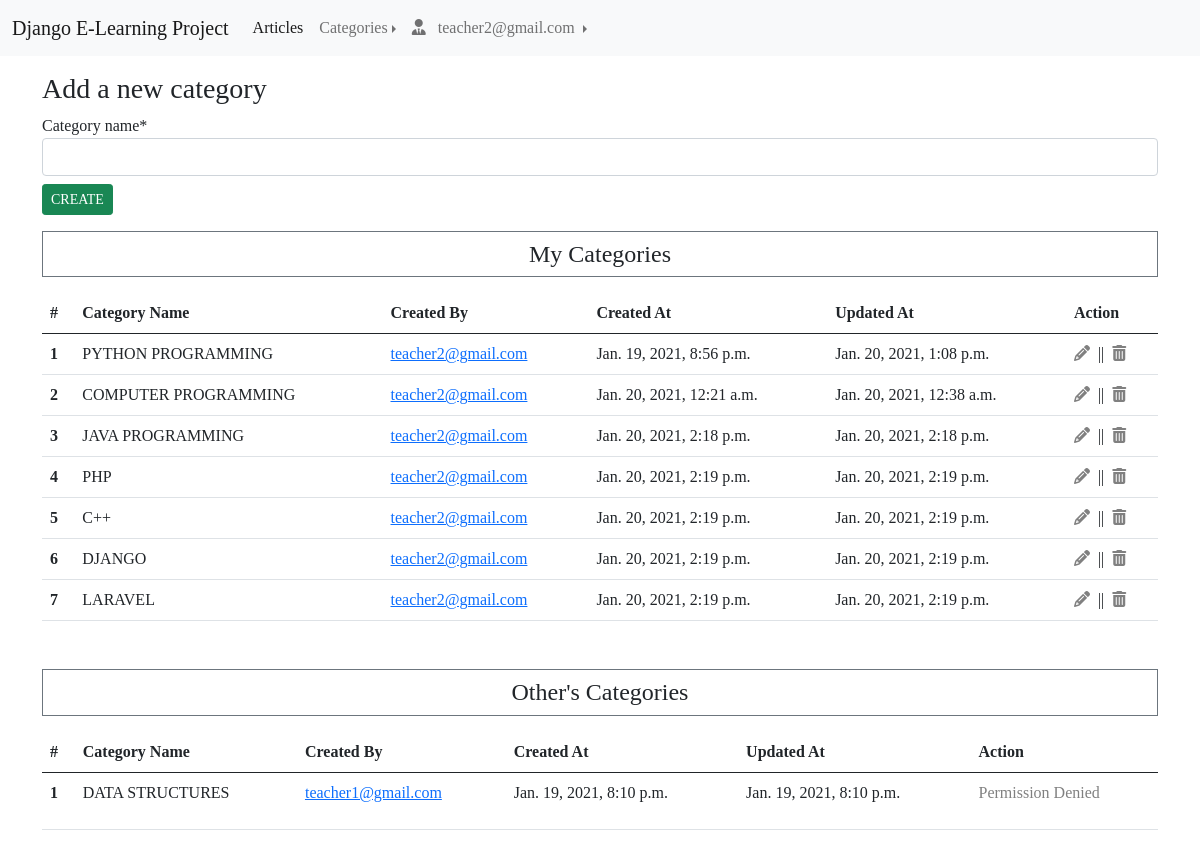
Screenshot of /articles/add-category/ (signed in) with the database file from the repository.
### App_Login/models.py (models this page shows, shortened)
class User(AbstractBaseUser, PermissionsMixin):
    email = models.EmailField(unique=True, null=False)
    is_staff = models.BooleanField(
        ugettext_lazy('staff_status'),
        default=False,
        help_text=ugettext_lazy('Designates weather the user can log in this site')
    )
    is_active = models.BooleanField(
        ugettext_lazy('active'),
        default=True,
        help_text=ugettext_lazy('Designates weather this user should be treated as active. Unselect this insist of deleting account.')
    )
    USERNAME_FIELD = 'email'
    objects = MyUserManager()
    def __str__(self):
        return self.email

### App_Article/models.py (models this page shows, shortened)
class Category(models.Model):
    category_name = models.CharField(max_length=100, unique=True, blank=False, null=False)
    created_by = models.ForeignKey(User, on_delete=models.DO_NOTHING, related_name='user_categories')
    created_at = models.DateTimeField(auto_now_add=True)
    updated_at = models.DateTimeField(auto_now=True)
    class Meta:
        verbose_name_plural = 'Categories'

### App_Article/views.py (the view, shortened to what this page needs)
# urls.py: path('add-category/', views.add_category, name='add_category'),
@login_required
def add_category(request):
    form = CategoryForm
    my_categories = Category.objects.filter(created_by=request.user)
    other_categories = Category.objects.all().exclude(created_by=request.user)
    return render(request, 'App_Article/add_category.html', context={'form': form, 'my_categories': my_categories,
                                                                     'other_categories': other_categories})

### templates/App_Article/add_category.html (shortened to what this page needs)
{% extends 'base.html' %}
{% load crispy_forms_tags %}
{% block body_block %}
    <div class="container">
        <h3>Add a new category</h3>
        <form method="POST">
            {{ form|crispy }}
            <input class="btn btn-success btn-sm mt-2" type="submit" value="CREATE" />
        </form>
        <div class="categories mt-3">
            <h4 class="text-center mb-3 p-2 border border-secondary">My Categories</h4>
            <table class="table mb-5">
              <thead>
                <tr>
                  <th scope="col">#</th>
                  <th scope="col">Category Name</th>
                  <th scope="col">Created By</th>
                  <th scope="col">Created At</th>
                  <th scope="col">Updated At</th>
                  <th scope="col">Action</th>
                </tr>
              </thead>
              <tbody>
                  {% for my_category in my_categories %}
                    <tr>
                      <th scope="row">{{ forloop.counter }}</th>
                      <td>{{ my_category.category_name }}</td>
                      <td><a href="">{{ my_category.created_by }}</a></td>
                      <td>{{ my_category.created_at }}</td>
                      <td>{{ my_category.updated_at }}</td>
                      <td>
                          {% ifequal my_category.created_by user %}
                            <a class="me-1" href="javascript:void(0)" onclick="edit_category(event, '{{ my_category.pk }}', '{{ my_category.category_name }}')"><i class="fas fa-pencil-alt" style="color: gray"></i></a> || <a class="ms-1" href="javascript:void(0)" onclick="delete_category(event, '{{ my_category.pk }}')"><i class="fas fa-trash-alt" style="color: gray"></i></a>
                          {% else %}
                              <p style="color: gray; cursor: not-allowed">Permission Denied</p>
                          {% endifequal %}
                      </td>
                    </tr>
                  {% endfor %}
              </tbody>
            </table>
            <h4 class="text-center mb-3 p-2 border border-secondary">Other's Categories</h4>
            <table class="table mb-5">
              <thead>
                <tr>
                  <th scope="col">#</th>
                  <th scope="col">Category Name</th>
                  <th scope="col">Created By</th>
                  <th scope="col">Created At</th>
                  <th scope="col">Updated At</th>
                  <th scope="col">Action</th>
                </tr>
              </thead>
              <tbody>
                  {% for other_category in other_categories %}
                    <tr>
                      <th scope="row">{{ forloop.counter }}</th>
                      <td>{{ other_category.category_name }}</td>
                      <td><a href="">{{ other_category.created_by }}</a></td>
                      <td>{{ other_category.created_at }}</td>
                      <td>{{ other_category.updated_at }}</td>
                      <td>
                          {% ifequal other_category.created_by user %}
                            <a class="me-1" href="javascript:void(0)" onclick="edit_category(event, '{{ other_category.pk }}', '{{ other_category.category_name }}')"><i class="fas fa-pencil-alt" style="color: gray"></i></a> || <a class="ms-1" href="javascript:void(0)" onclick="delete_category(event, '{{ other_category.pk }}')"><i class="fas fa-trash-alt" style="color: gray"></i></a>
                          {% else %}
                              <p style="color: gray; cursor: not-allowed">Permission Denied</p>
                          {% endifequal %}
                      </td>
                    </tr>
                  {% endfor %}
              </tbody>
            </table>
        </div>
    </div>
{% endblock %}

### templates/navbar.html (shortened to what this page needs)
{% load custom_tags %}
<nav style="z-index: 1;" class="navbar navbar-expand-lg navbar-light bg-light">
  <div class="container-fluid">
    <a class="navbar-brand" href="{% url 'App_Article:home' %}">Django E-Learning Project</a>
    <div class="collapse navbar-collapse justify-content-start" id="navbarSupportedContent">
      <ul class="navbar-nav">
        <li class="nav-item">
          <a class="nav-link active" aria-current="page" href="{% url 'App_Article:home' %}">Articles</a>
        </li>
        <li class="nav-item dropdown dropend">
            <a class="nav-link dropdown-toggle" href="#" id="categoryDropdown" role="button" data-bs-toggle="dropdown" aria-expanded="false">Categories</a>
        </li>
        <li class="nav-item dropdown dropend">
          <a class="nav-link dropdown-toggle" href="#" id="navbarDropdown" role="button" data-bs-toggle="dropdown" aria-expanded="false">
             <i class="fas fa-user-tie"></i>&nbsp;&nbsp;
              {% if user.is_authenticated %}
                {% if user.profile.full_name %}
                    {{ user.profile.full_name }}
                {% else %}
                    {{ user.email }}
                {% endif %}
              {% else %}None{% endif %}
          </a>
        </li>
      </ul>
    </div>
  </div>
</nav>

### static/css/main.css (style rules this page uses)
body { font-family: "Times New Roman"; }

### rows the page displays
User: email "teacher2@gmail.com"
Category: category_name "PYTHON PROGRAMMING", created_by "teacher2@gmail.com", created_at "Jan. 19, 2021, 8:56 p.m.", updated_at "Jan. 20, 2021, 1:08 p.m."
Category: category_name "COMPUTER PROGRAMMING", created_by "teacher2@gmail.com", created_at "Jan. 20, 2021, 12:21 a.m.", updated_at "Jan. 20, 2021, 12:38 a.m."
Category: category_name "JAVA PROGRAMMING", created_by "teacher2@gmail.com", created_at "Jan. 20, 2021, 2:18 p.m.", updated_at "Jan. 20, 2021, 2:18 p.m."
Category: category_name "PHP", created_by "teacher2@gmail.com", created_at "Jan. 20, 2021, 2:19 p.m.", updated_at "Jan. 20, 2021, 2:19 p.m."
Category: category_name "C++", created_by "teacher2@gmail.com", created_at "Jan. 20, 2021, 2:19 p.m.", updated_at "Jan. 20, 2021, 2:19 p.m."
Category: category_name "DJANGO", created_by "teacher2@gmail.com", created_at "Jan. 20, 2021, 2:19 p.m.", updated_at "Jan. 20, 2021, 2:19 p.m."
Category: category_name "LARAVEL", created_by "teacher2@gmail.com", created_at "Jan. 20, 2021, 2:19 p.m.", updated_at "Jan. 20, 2021, 2:19 p.m."
Category: category_name "DATA STRUCTURES", created_by "teacher1@gmail.com", created_at "Jan. 19, 2021, 8:10 p.m.", updated_at "Jan. 19, 2021, 8:10 p.m."
